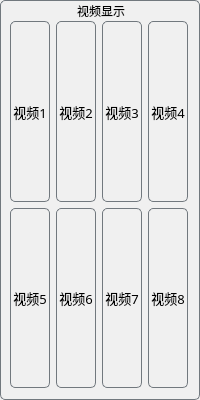
              <widget class="QGroupBox" name="groupBox_2">
               <property name="minimumSize">
                <size>
                 <width>200</width>
                 <height>400</height>
                </size>
               </property>
               <property name="font">
                <font>
                 <family>黑体</family>
                </font>
               </property>
               <property name="styleSheet">
                <string notr="true">background-color: rgb(240, 240, 240);
border-color: rgb(113, 120, 126);;
border-style: solid;
border-width: 1px;border-radius:5px;</string>
               </property>
               <property name="title">
                <string>视频显示</string>
               </property>
               <property name="alignment">
                <set>Qt::AlignBottom|Qt::AlignHCenter</set>
               </property>
               <property name="flat">
                <bool>false</bool>
               </property>
               <property name="checkable">
                <bool>false</bool>
               </property>
               <layout class="QVBoxLayout" name="verticalLayout_10" stretch="0">
                <property name="spacing">
                 <number>6</number>
                </property>
                <property name="sizeConstraint">
                 <enum>QLayout::SetNoConstraint</enum>
                </property>
                <property name="leftMargin">
                 <number>9</number>
                </property>
                <property name="topMargin">
                 <number>20</number>
                </property>
                <item>
                 <layout class="QGridLayout" name="gridLayout">
                  <item row="0" column="1">
                   <widget class="QLabel" name="label_6">
                    <property name="font">
                     <font>
                      <family>黑体</family>
                      <pointsize>10</pointsize>
                     </font>
                    </property>
                    <property name="styleSheet">
                     <string notr="true">border-color: rgb(113, 120, 126);</string>
                    </property>
                    <property name="text">
                     <string>视频2</string>
                    </property>
                    <property name="scaledContents">
                     <bool>true</bool>
                    </property>
                    <property name="alignment">
                     <set>Qt::AlignCenter</set>
                    </property>
                   </widget>
                  </item>
                  <item row="1" column="1">
                   <widget class="QLabel" name="label_10">
                    <property name="font">
                     <font>
                      <family>黑体</family>
                      <pointsize>10</pointsize>
                     </font>
                    </property>
                    <property name="styleSheet">
                     <string notr="true">border-color: rgb(113, 120, 126);</string>
                    </property>
                    <property name="text">
                     <string>视频6</string>
                    </property>
                    <property name="scaledContents">
                     <bool>true</bool>
                    </property>
                    <property name="alignment">
                     <set>Qt::AlignCenter</set>
                    </property>
                   </widget>
                  </item>
                  <item row="1" column="4">
                   <widget class="QLabel" name="label_12">
                    <property name="font">
                     <font>
                      <family>黑体</family>
                      <pointsize>10</pointsize>
                     </font>
                    </property>
                    <property name="styleSheet">
                     <string notr="true">border-color: rgb(113, 120, 126);</string>
                    </property>
                    <property name="text">
                     <string>视频8</string>
                    </property>
                    <property name="scaledContents">
                     <bool>true</bool>
                    </property>
                    <property name="alignment">
                     <set>Qt::AlignCenter</set>
                    </property>
                   </widget>
                  </item>
                  <item row="0" column="0">
                   <widget class="QLabel" name="label_5">
                    <property name="font">
                     <font>
                      <family>黑体</family>
                      <pointsize>10</pointsize>
                     </font>
                    </property>
                    <property name="styleSheet">
                     <string notr="true">border-color: rgb(113, 120, 126);</string>
                    </property>
                    <property name="frameShape">
                     <enum>QFrame::StyledPanel</enum>
                    </property>
                    <property name="frameShadow">
                     <enum>QFrame::Raised</enum>
                    </property>
                    <property name="lineWidth">
                     <number>4</number>
                    </property>
                    <property name="midLineWidth">
                     <number>0</number>
                    </property>
                    <property name="text">
                     <string>视频1</string>
                    </property>
                    <property name="scaledContents">
                     <bool>true</bool>
                    </property>
                    <property name="alignment">
                     <set>Qt::AlignCenter</set>
                    </property>
                   </widget>
                  </item>
                  <item row="1" column="0">
                   <widget class="QLabel" name="label_9">
                    <property name="font">
                     <font>
                      <family>黑体</family>
                      <pointsize>10</pointsize>
                     </font>
                    </property>
                    <property name="styleSheet">
                     <string notr="true">border-color: rgb(113, 120, 126);</string>
                    </property>
                    <property name="text">
                     <string>视频5</string>
                    </property>
                    <property name="scaledContents">
                     <bool>true</bool>
                    </property>
                    <property name="alignment">
                     <set>Qt::AlignCenter</set>
                    </property>
                   </widget>
                  </item>
                  <item row="1" column="3">
                   <widget class="QLabel" name="label_11">
                    <property name="font">
                     <font>
                      <family>黑体</family>
                      <pointsize>10</pointsize>
                     </font>
                    </property>
                    <property name="styleSheet">
                     <string notr="true">border-color: rgb(113, 120, 126);</string>
                    </property>
                    <property name="text">
                     <string>视频7</string>
                    </property>
                    <property name="scaledContents">
                     <bool>true</bool>
                    </property>
                    <property name="alignment">
                     <set>Qt::AlignCenter</set>
                    </property>
                   </widget>
                  </item>
                  <item row="0" column="4">
                   <widget class="QLabel" name="label_8">
                    <property name="font">
                     <font>
                      <family>黑体</family>
                      <pointsize>10</pointsize>
                     </font>
                    </property>
                    <property name="styleSheet">
                     <string notr="true">border-color: rgb(113, 120, 126);</string>
                    </property>
                    <property name="text">
                     <string>视频4</string>
                    </property>
                    <property name="scaledContents">
                     <bool>true</bool>
                    </property>
                    <property name="alignment">
                     <set>Qt::AlignCenter</set>
                    </property>
                   </widget>
                  </item>
                  <item row="0" column="3">
                   <widget class="QLabel" name="label_7">
                    <property name="font">
                     <font>
                      <family>黑体</family>
                      <pointsize>10</pointsize>
                      <weight>50</weight>
                      <bold>false</bold>
                     </font>
                    </property>
                    <property name="styleSheet">
                     <string notr="true">border-color: rgb(113, 120, 126);</string>
                    </property>
                    <property name="text">
                     <string>视频3</string>
                    </property>
                    <property name="scaledContents">
                     <bool>true</bool>
                    </property>
                    <property name="alignment">
                     <set>Qt::AlignCenter</set>
                    </property>
                   </widget>
                  </item>
                 </layout>
                </item>
               </layout>
              </widget>
